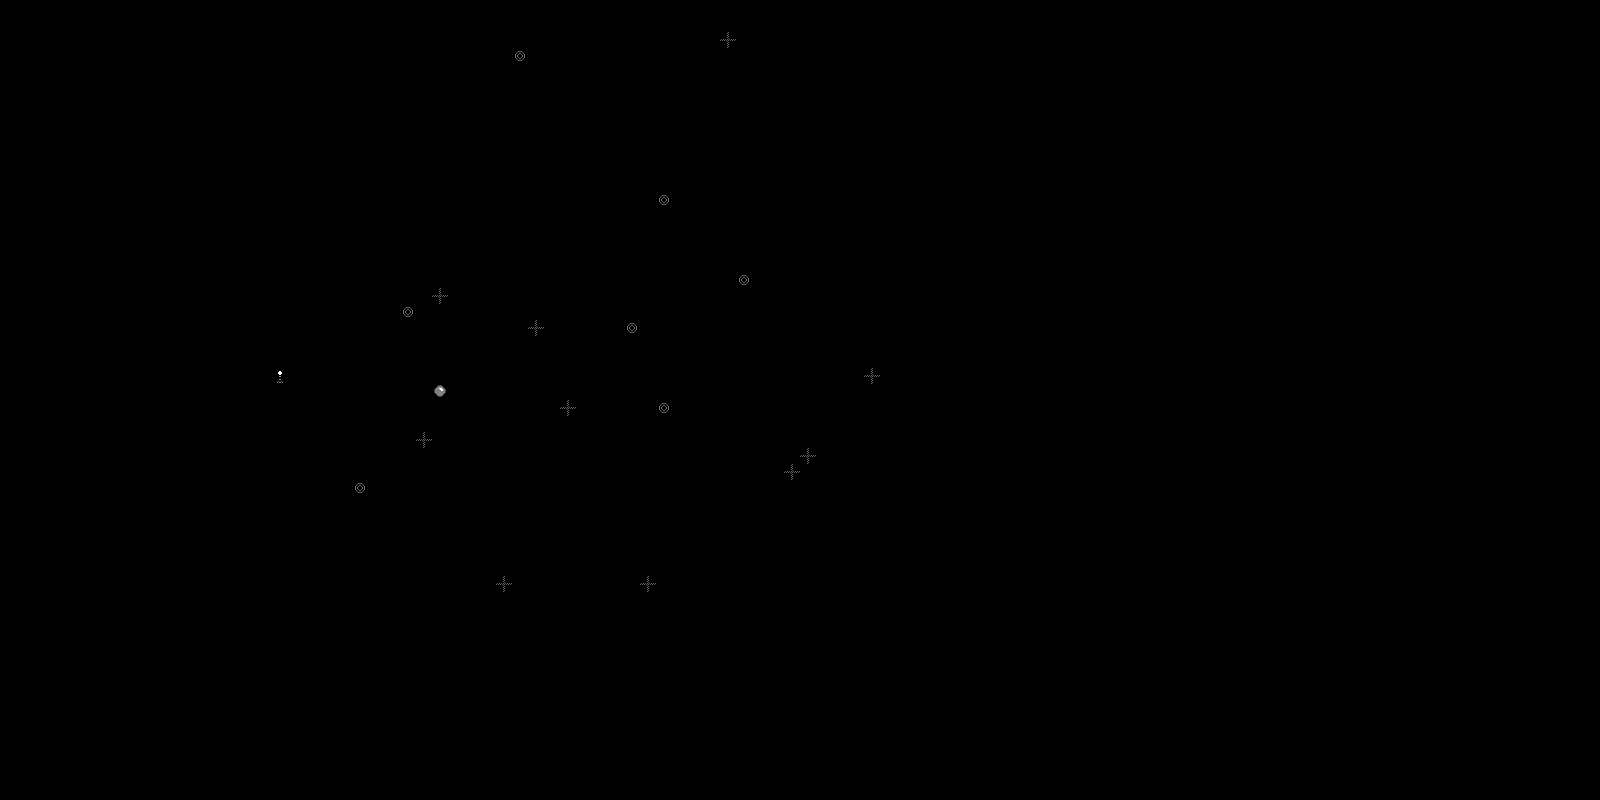

This game map was drawn from its Tiled (.tmx) file and the tilesets committed beside it. A one-line description and the trimmed map source follow:
An orthogonal 100x50 tile map with 16x16 px tiles, 1 tile layer (Tile Layer 1).

<map version="1.0" orientation="orthogonal" width="100" height="50" tilewidth="16" tileheight="16">
 <tileset firstgid="1" source="terrain2.tsx" />
 <layer name="Tile Layer 1" width="100" height="50">
  <data>[5000 cells, 552 non-empty, 30 distinct tile ids]</data>
 </layer>
</map>
